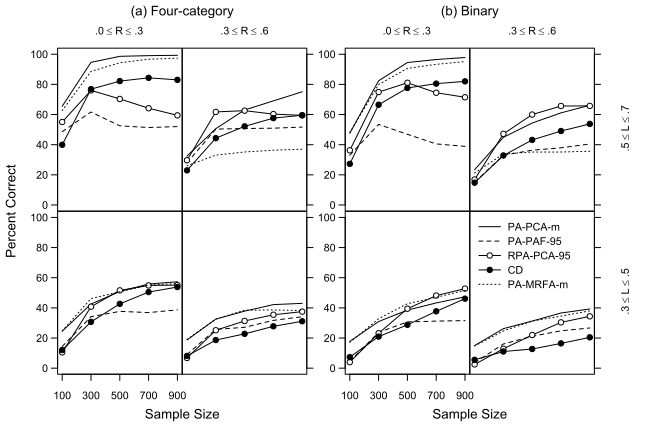

Source code (R):
# Figure 4
# Percent correct of the selected PA procedures for the categorical variable
# ------------------------------------------------------------------------------

rstudioapi::restartSession()

library(reshape2)
library(devEMF)

# Load all modules
for (f in list.files("modules")) {
  source(file.path("modules", f))
}

results    <- prepare_results_data(bool = TRUE)
conditions <- get_conditions_matrix()
results    <- subset(
  results,
  n_factor != 1
)

PC  <- aggregate(results, by = list(results[["idx_condition"]]), FUN = mean)
PC  <- PC[, -1]
idx <- colnames(PC) %in% get_DV_names()
PC[, idx] <- PC[, idx] * 100

arg_data  <- PC
arg_x_idx <- 1
x_levels  <- unique(arg_data[, arg_x_idx])
x_cells   <- length(x_levels)

cell_values      <- matrix(, 8, 3)
cell_values[, 1] <- c(0, 1, 0, 1, 0, 1, 0, 1) # factor correlation
cell_values[, 2] <- c(1, 1, 1, 1, 0, 0, 0, 0) # factor loading
cell_values[, 3] <- c(4, 4, 2, 2, 4, 4, 2, 2) # number of categories

c_cells <- 4
r_cells <- 2

for (img_type in c("eps", "emf", "svg")) {

  setEPS()
  if (img_type == "eps") {
    postscript("figures/Figure_4.eps", width = 6.8, height = 4.5)
  }
  if (img_type == "emf") {
    emf(
      "figures/Figure_4.emf", width = 6.8, height = 4.5,
      family = "Arial", coordDPI = 2540, emfPlus = FALSE
    )
  }
  if (img_type == "svg") {
    svg(
      "figures/Figure_4.svg", width = 6.8, height = 4.5
    )
  }

  par(
    mfrow = c(r_cells, c_cells),
    oma = c(3, 2, 2.5, 2), mar = c(.01, .01, .01, .01),
    cex = 1, las = 1, ps = 8, mgp = c(2, 0.5, 0)
  )

  for (cell_idx in 1:8) {

    tmp <- subset(
      arg_data,
      arg_data[["r_factor"]] == cell_values[cell_idx, 1] &
      arg_data[["w_lambda"]] == cell_values[cell_idx, 2] &
      arg_data[["n_cats"]]   == cell_values[cell_idx, 3]
    )

    tmp <- aggregate(tmp, by = list(tmp[, arg_x_idx]), mean)[, -1]

    if (cell_idx %% 2 == 1) { par(mar = c(.01, 1, .01, .01)) }
    if (cell_idx %% 2 == 0) { par(mar = c(.01, .01, .01, 1)) }

    plot(
      tmp[, arg_x_idx], tmp[, arg_x_idx],
      ylim = c(0, 100), axes = FALSE, xlab = "", ylab = "", type = "n"
    )
    box()

    lty_cfg <- c(1, 2, 1, 1, 3)
    col_cfg <- c("black", "black", "black", "black", "black")
    bg_cfg  <- c("white", "white", "white", "black", "black")

    lines( tmp[, arg_x_idx], tmp[["T_fm"]], lty = lty_cfg[1], lwd = 1, col = col_cfg[1])
    lines( tmp[, arg_x_idx], tmp[["T_ru"]], lty = lty_cfg[2], lwd = 1, col = col_cfg[2])
    lines( tmp[, arg_x_idx], tmp[["R_fu"]], lty = lty_cfg[3], lwd = 1, col = col_cfg[3])
    points(tmp[, arg_x_idx], tmp[["R_fu"]], pch = 21, cex = .75, lwd = 1, bg = bg_cfg[3], col = col_cfg[3])
    lines( tmp[, arg_x_idx], tmp[["CD"]]  , lty = lty_cfg[4], lwd = 1, col = col_cfg[4])
    points(tmp[, arg_x_idx], tmp[["CD"]]  , pch = 21, cex = .75, lwd = 1, bg = bg_cfg[4], col = col_cfg[4])
    lines( tmp[, arg_x_idx], tmp[["T_pm"]], lty = lty_cfg[5], lwd = 1, col = col_cfg[5])

    if (cell_idx %% 2 == 1) {
      axis(2, at = seq(0, 100, 20), cex = 1, tck = -.05)
    }
    if (cell_idx %% 2 == 0) {
      axis(4, at = seq(0, 100, 20), cex = 1, tck = -.05, labels = FALSE)
    }
    if (cell_idx == 5 | cell_idx == 7) {
      axis(1, at = seq(100, 900, 200), tck = -.05)
    }

    if (cell_idx == 8) {
      legend(100, 105,
        legend = c(
          paste0("PA", "\uad", "PCA", "\uad", "m"),
          paste0("PA", "\uad", "PAF", "\uad", "95"),
          paste0("RPA", "\uad", "PCA", "\uad", "95"),
          paste0("CD"),
          paste0("PA", "\uad", "MRFA", "\uad", "m")
        ),
        pch = c(NA, NA, 21, 21, NA),
        pt.bg = bg_cfg, pt.cex = .75,
        lty = lty_cfg, lwd = 1,
        bty = "n",
        col = col_cfg,
        y.intersp = .75, x.intersp = .5, seg.len = 1.5
      )
    }
  }

  txt <- c(
    expression(~paste(".5" <= L) <= ".7"),
    expression(~paste(".3" <= L) <= ".5")
  )
  for (i in 1:r_cells) {
    mtext(
      txt[i], at = 1 - (i / r_cells) + (.5 / r_cells),
      line = 0, side = 4, outer = TRUE, las = 0, cex = 1
    )
  }

  txt <- c(
    expression(~paste(".0" <= R) <= ".3"),
    expression(~paste(".3" <= R) <= ".6"),
    expression(~paste(".0" <= R) <= ".3"),
    expression(~paste(".3" <= R) <= ".6")
  )
  mtext(txt[1], at = 0.138, line = .5, side = 3, outer = TRUE, las = 0, cex = 1)
  mtext(txt[2], at = 0.356, line = .5, side = 3, outer = TRUE, las = 0, cex = 1)
  mtext(txt[3], at = 0.638, line = .5, side = 3, outer = TRUE, las = 0, cex = 1)
  mtext(txt[4], at = 0.856, line = .5, side = 3, outer = TRUE, las = 0, cex = 1)

  txt <- c(
    "(a) Four-category",
    "(b) Binary"
  )
  panels <- 2
  for (i in 1:panels) {
    mtext(
      txt[i],
      at = (i / panels) - (.5 / panels),
      line = 1.5, side = 3, outer = TRUE, las = 0, cex = 1.25
    )
    mtext(
      "Sample Size",
      at = (i / panels) - (.5 / panels),
      line = 1.5, side = 1, outer = TRUE, las = 0, cex = 1.25
    )
  }

  mtext("Percent Correct", line = 1, side = 2, cex = 1.25, outer = TRUE, las = 0)

  dev.off()

}
